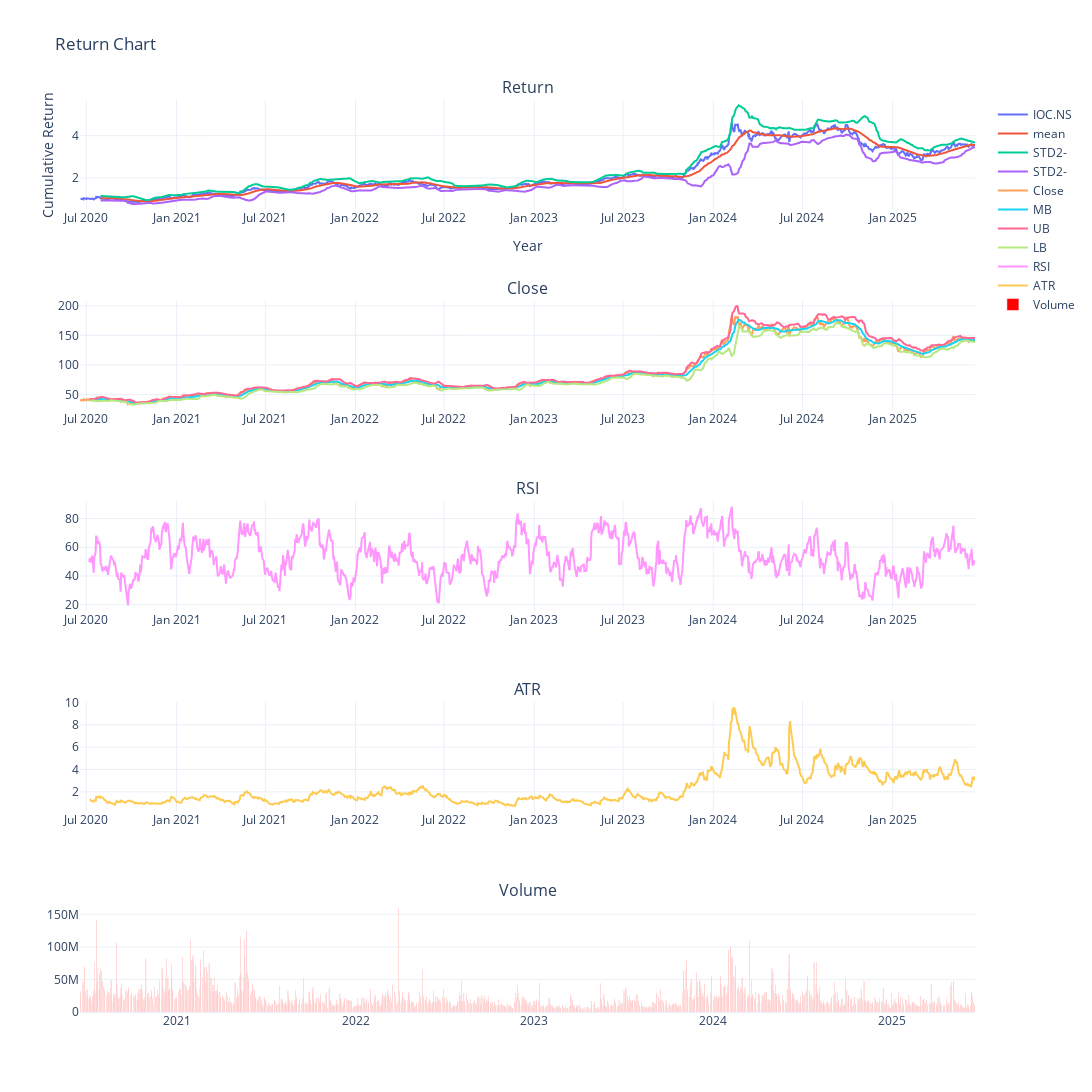

Notebook code cell kept with this figure:
### Code cell
# Create a line chart
from plotly.subplots import make_subplots
import plotly.graph_objects as go
# fig = go.Figure()

fig = make_subplots(
    rows=5, cols=1,
    subplot_titles=("Return", "Close", "RSI", "ATR", "Volume"))





# Add multiple lines (traces) to the figure
for key in data:
    fig.add_trace(go.Scatter(
        x=data[key].index,
        y=data[key]['cum_rtn'],
        mode='lines',  # Set the mode to 'lines' for a line chart
        name=key# Use the name for each line from the dictionary
    ),  row=1, col=1,)

for key in data:
    fig.add_trace(go.Scatter(
        x=data[key].index,
        y=data[key]['r_mean'],
        mode='lines',  # Set the mode to 'lines' for a line chart
        name='mean'# Use the name for each line from the dictionary
    ),row=1, col=1,)

for key in data:
    fig.add_trace(go.Scatter(
        x=data[key].index,
        y=data[key]['r_std2+'],
        mode='lines',  # Set the mode to 'lines' for a line chart
        name='STD2-'# Use the name for each line from the dictionary
    ),row=1, col=1,)
    
for key in data:
    fig.add_trace(go.Scatter(
        x=data[key].index,
        y=data[key]['r_std2-'],
        mode='lines',  # Set the mode to 'lines' for a line chart
        name='STD2-'# Use the name for each line from the dictionary
    ),row=1, col=1,)   

#Close
for key in data:
    fig.add_trace(go.Scatter(
        x=data[key].index,
        y=data[key]['Close'],
        mode='lines',  # Set the mode to 'lines' for a line chart
        name='Close'# Use the name for each line from the dictionary
    ),row=2, col=1,)   
for key in data:
    fig.add_trace(go.Scatter(
        x=data[key].index,
        y=data[key]['MB'],
        mode='lines',  # Set the mode to 'lines' for a line chart
        name='MB'# Use the name for each line from the dictionary
    ),row=2, col=1,)

for key in data:
    fig.add_trace(go.Scatter(
        x=data[key].index,
        y=data[key]['UB'],
        mode='lines',  # Set the mode to 'lines' for a line chart
        name='UB'# Use the name for each line from the dictionary
    ),row=2, col=1,)
    
for key in data:
    fig.add_trace(go.Scatter(
        x=data[key].index,
        y=data[key]['LB'],
        mode='lines',  # Set the mode to 'lines' for a line chart
        name='LB'# Use the name for each line from the dictionary
    ),row=2, col=1,) 

#RSI

for key in data:
    fig.add_trace(go.Scatter(
        x=data[key].index,
        y=data[key]['RSI'],
        mode='lines',  # Set the mode to 'lines' for a line chart
        name='RSI'# Use the name for each line from the dictionary
    ),row=3, col=1,)   


#ATR

for key in data:
    fig.add_trace(go.Scatter(
        x=data[key].index,
        y=data[key]['ATR'],
        mode='lines',  # Set the mode to 'lines' for a line chart
        name='ATR'# Use the name for each line from the dictionary
    ),row=4, col=1,)   

#Volume

for key in data:
    fig.add_trace(go.Bar(
        x=data[key].index,
        y=data[key]['Volume'],
        name='Volume',# Use the name for each line from the dictionary
        marker=dict(color='red')
    ),row=5, col=1,)   


# Customize the layout
fig.update_layout(
    title="Return Chart",
    xaxis_title="Year",
    yaxis_title="Cumulative Return",
    autosize=False,
    width=1100,
    height=1400,
    template='plotly_white'
)

# Show the plot
fig.show()

### Figure 1 — Plotly figure (JSON) as saved in the notebook; plotly's stock layout.template omitted (floating-point values rounded to 4 significant figures; data arrays with more than 128 entries replaced by an {"elided": "..."} marker saying what was removed)
{"data": [{"mode": "lines", "name": "IOC.NS", "type": "scatter", "x": {"elided": "1240 str values"}, "xaxis": "x", "y": {"elided": "1240 float values"}, "yaxis": "y"}, {"mode": "lines", "name": "mean", "type": "scatter", "x": {"elided": "1240 str values"}, "xaxis": "x", "y": {"elided": "1240 float values"}, "yaxis": "y"}, {"mode": "lines", "name": "STD2-", "type": "scatter", "x": {"elided": "1240 str values"}, "xaxis": "x", "y": {"elided": "1240 float values"}, "yaxis": "y"}, {"mode": "lines", "name": "STD2-", "type": "scatter", "x": {"elided": "1240 str values"}, "xaxis": "x", "y": {"elided": "1240 float values"}, "yaxis": "y"}, {"mode": "lines", "name": "Close", "type": "scatter", "x": {"elided": "1240 str values"}, "xaxis": "x2", "y": {"elided": "1240 float values"}, "yaxis": "y2"}, {"mode": "lines", "name": "MB", "type": "scatter", "x": {"elided": "1240 str values"}, "xaxis": "x2", "y": {"elided": "1240 float values"}, "yaxis": "y2"}, {"mode": "lines", "name": "UB", "type": "scatter", "x": {"elided": "1240 str values"}, "xaxis": "x2", "y": {"elided": "1240 float values"}, "yaxis": "y2"}, {"mode": "lines", "name": "LB", "type": "scatter", "x": {"elided": "1240 str values"}, "xaxis": "x2", "y": {"elided": "1240 float values"}, "yaxis": "y2"}, {"mode": "lines", "name": "RSI", "type": "scatter", "x": {"elided": "1240 str values"}, "xaxis": "x3", "y": {"elided": "1240 float values"}, "yaxis": "y3"}, {"mode": "lines", "name": "ATR", "type": "scatter", "x": {"elided": "1240 str values"}, "xaxis": "x4", "y": {"elided": "1240 float values"}, "yaxis": "y4"}, {"marker": {"color": "red"}, "name": "Volume", "type": "bar", "x": {"elided": "1240 str values"}, "xaxis": "x5", "y": {"elided": "1240 int values"}, "yaxis": "y5"}], "layout": {"annotations": [{"font": {"size": 16}, "showarrow": false, "text": "Return", "x": 0.5, "xanchor": "center", "xref": "paper", "y": 1, "yanchor": "bottom", "yref": "paper"}, {"font": {"size": 16}, "showarrow": false, "text": "Close", "x": 0.5, "xanchor": "center", "xref": "paper", "y": 0.78, "yanchor": "bottom", "yref": "paper"}, {"font": {"size": 16}, "showarrow": false, "text": "RSI", "x": 0.5, "xanchor": "center", "xref": "paper", "y": 0.56, "yanchor": "bottom", "yref": "paper"}, {"font": {"size": 16}, "showarrow": false, "text": "ATR", "x": 0.5, "xanchor": "center", "xref": "paper", "y": 0.34, "yanchor": "bottom", "yref": "paper"}, {"font": {"size": 16}, "showarrow": false, "text": "Volume", "x": 0.5, "xanchor": "center", "xref": "paper", "y": 0.12, "yanchor": "bottom", "yref": "paper"}], "autosize": false, "height": 1400, "title": {"text": "Return Chart"}, "width": 1100, "xaxis": {"anchor": "y", "autorange": true, "domain": [0, 1], "range": ["2020-06-18", "2025-06-18"], "title": {"text": "Year"}, "type": "date"}, "xaxis2": {"anchor": "y2", "autorange": true, "domain": [0, 1], "range": ["2020-06-18", "2025-06-18"], "type": "date"}, "xaxis3": {"anchor": "y3", "autorange": true, "domain": [0, 1], "range": ["2020-06-18", "2025-06-18"], "type": "date"}, "xaxis4": {"anchor": "y4", "autorange": true, "domain": [0, 1], "range": ["2020-06-18", "2025-06-18"], "type": "date"}, "xaxis5": {"anchor": "y5", "autorange": true, "domain": [0, 1], "range": ["2020-06-17 12:00", "2025-06-18 12:00"], "type": "date"}, "yaxis": {"anchor": "x", "autorange": true, "domain": [0.88, 1], "range": [0.5182, 5.682], "title": {"text": "Cumulative Return"}, "type": "linear"}, "yaxis2": {"anchor": "x2", "autorange": true, "domain": [0.66, 0.78], "range": [23.76, 208.7], "type": "linear"}, "yaxis3": {"anchor": "x3", "autorange": true, "domain": [0.44, 0.56], "range": [15.79, 91.97], "type": "linear"}, "yaxis4": {"anchor": "x4", "autorange": true, "domain": [0.22, 0.34], "range": [0.2499, 10.05], "type": "linear"}, "yaxis5": {"anchor": "x5", "autorange": true, "domain": [0, 0.12], "range": [0, 168000000.0], "type": "linear"}}}
